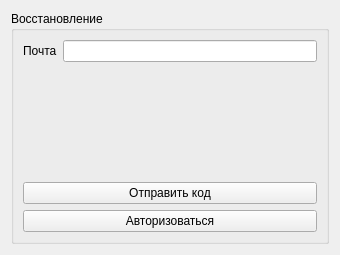
<?xml version="1.0" encoding="UTF-8"?>
<ui version="4.0">
 <class>Form</class>
 <widget class="QWidget" name="Form">
  <property name="geometry">
   <rect>
    <x>0</x>
    <y>0</y>
    <width>340</width>
    <height>255</height>
   </rect>
  </property>
  <property name="windowTitle">
   <string>Form</string>
  </property>
  <layout class="QHBoxLayout" name="horizontalLayout">
   <item>
    <widget class="QGroupBox" name="groupBox">
     <property name="title">
      <string>Восстановление</string>
     </property>
     <layout class="QHBoxLayout" name="horizontalLayout_3">
      <item>
       <layout class="QVBoxLayout" name="verticalLayout">
        <item>
         <layout class="QHBoxLayout" name="horizontalLayout_2">
          <item>
           <widget class="QLabel" name="label">
            <property name="text">
             <string>Почта</string>
            </property>
           </widget>
          </item>
          <item>
           <widget class="QLineEdit" name="lineEdit"/>
          </item>
         </layout>
        </item>
        <item>
         <spacer name="verticalSpacer">
          <property name="orientation">
           <enum>Qt::Orientation::Vertical</enum>
          </property>
          <property name="sizeHint" stdset="0">
           <size>
            <width>20</width>
            <height>40</height>
           </size>
          </property>
         </spacer>
        </item>
        <item>
         <widget class="QPushButton" name="pass_btn">
          <property name="text">
           <string>Отправить код</string>
          </property>
         </widget>
        </item>
        <item>
         <widget class="QPushButton" name="login_btn">
          <property name="text">
           <string>Авторизоваться</string>
          </property>
         </widget>
        </item>
       </layout>
      </item>
     </layout>
    </widget>
   </item>
  </layout>
 </widget>
 <resources/>
 <connections/>
</ui>
